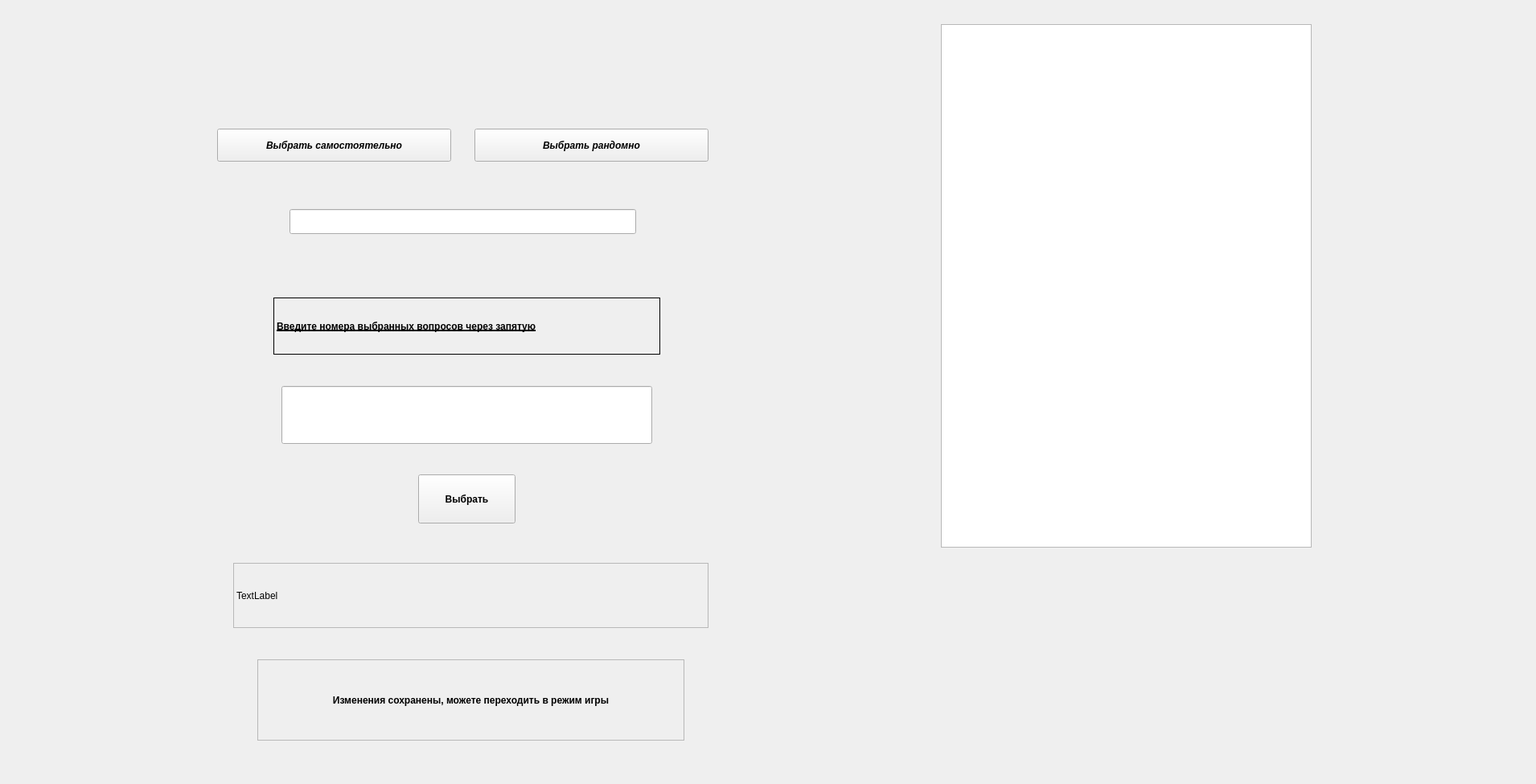
<?xml version="1.0" encoding="UTF-8"?>
<ui version="4.0">
 <class>Form</class>
 <widget class="QWidget" name="Form">
  <property name="geometry">
   <rect>
    <x>0</x>
    <y>0</y>
    <width>1910</width>
    <height>975</height>
   </rect>
  </property>
  <property name="windowTitle">
   <string>Режим выбора вопросов</string>
  </property>
  <widget class="QPushButton" name="pushButton">
   <property name="geometry">
    <rect>
     <x>270</x>
     <y>160</y>
     <width>291</width>
     <height>41</height>
    </rect>
   </property>
   <property name="font">
    <font>
     <weight>75</weight>
     <italic>true</italic>
     <bold>true</bold>
    </font>
   </property>
   <property name="text">
    <string>Выбрать самостоятельно</string>
   </property>
  </widget>
  <widget class="QPushButton" name="pushButton_2">
   <property name="geometry">
    <rect>
     <x>590</x>
     <y>160</y>
     <width>291</width>
     <height>41</height>
    </rect>
   </property>
   <property name="font">
    <font>
     <weight>75</weight>
     <italic>true</italic>
     <bold>true</bold>
    </font>
   </property>
   <property name="text">
    <string>Выбрать рандомно</string>
   </property>
  </widget>
  <widget class="QPushButton" name="pushButton_3">
   <property name="geometry">
    <rect>
     <x>520</x>
     <y>590</y>
     <width>121</width>
     <height>61</height>
    </rect>
   </property>
   <property name="font">
    <font>
     <weight>75</weight>
     <bold>true</bold>
    </font>
   </property>
   <property name="text">
    <string>Выбрать</string>
   </property>
  </widget>
  <widget class="QLabel" name="label">
   <property name="geometry">
    <rect>
     <x>340</x>
     <y>370</y>
     <width>481</width>
     <height>71</height>
    </rect>
   </property>
   <property name="font">
    <font>
     <weight>75</weight>
     <bold>true</bold>
     <underline>true</underline>
    </font>
   </property>
   <property name="frameShape">
    <enum>QFrame::Box</enum>
   </property>
   <property name="text">
    <string>Введите номера выбранных вопросов через запятую</string>
   </property>
  </widget>
  <widget class="QLabel" name="label_2">
   <property name="geometry">
    <rect>
     <x>290</x>
     <y>700</y>
     <width>591</width>
     <height>81</height>
    </rect>
   </property>
   <property name="frameShape">
    <enum>QFrame::StyledPanel</enum>
   </property>
   <property name="text">
    <string>TextLabel</string>
   </property>
  </widget>
  <widget class="QLineEdit" name="lineEdit">
   <property name="geometry">
    <rect>
     <x>360</x>
     <y>260</y>
     <width>431</width>
     <height>31</height>
    </rect>
   </property>
  </widget>
  <widget class="QLineEdit" name="lineEdit_2">
   <property name="geometry">
    <rect>
     <x>350</x>
     <y>480</y>
     <width>461</width>
     <height>72</height>
    </rect>
   </property>
  </widget>
  <widget class="QPlainTextEdit" name="plainTextEdit">
   <property name="geometry">
    <rect>
     <x>1170</x>
     <y>30</y>
     <width>461</width>
     <height>651</height>
    </rect>
   </property>
  </widget>
  <widget class="QLabel" name="label_3">
   <property name="geometry">
    <rect>
     <x>320</x>
     <y>820</y>
     <width>531</width>
     <height>101</height>
    </rect>
   </property>
   <property name="font">
    <font>
     <weight>75</weight>
     <bold>true</bold>
    </font>
   </property>
   <property name="frameShape">
    <enum>QFrame::StyledPanel</enum>
   </property>
   <property name="text">
    <string>Изменения сохранены, можете переходить в режим игры</string>
   </property>
   <property name="alignment">
    <set>Qt::AlignCenter</set>
   </property>
  </widget>
 </widget>
 <resources/>
 <connections/>
</ui>
